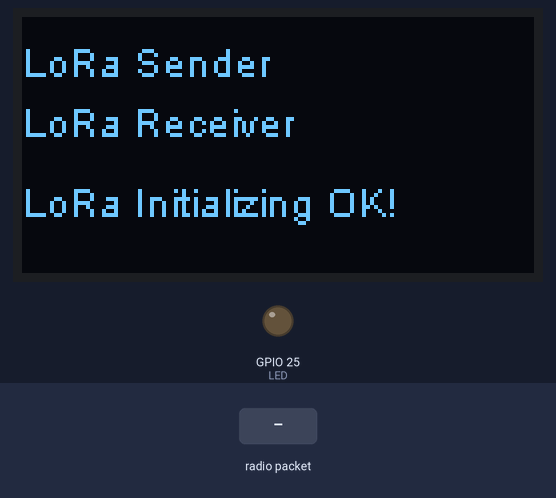
This program was run on a simulated ESP32. Parts: 128×64 one-colour display, output pins drawn as LEDs (lit = HIGH). Inputs (shaded band) come from the test bench. No radio packets arrive unless stated; what the program prints to the serial monitor is not drawn.

Above: at 2.8 s.

The program:

main.cpp
```cpp
#include <SSD1306.h> // alias for `#include "SSD1306Wire.h"`

#include <SPI.h>
#include <LoRa.h>
#include <receiver.h>
#include <sender.h>

#define BTN 0
#define LED 25

SSD1306 display;

// WIFI_LoRa_32 ports
#define LORA_SCK 5
#define LORA_MISO 19
#define LORA_MOSI 27
#define LORA_CS 18
#define LORA_RST 14
#define LORA_IRQ 26

// #define BAND 429E6 // 915E6
#define BAND 433E6
#define spreadingFactor 9
// #define SignalBandwidth 62.5E3
#define SignalBandwidth 31.25E3
#define preambleLength 8
#define codingRateDenominator 8


uint32_t timer_loop = millis();
int receiver_time = 5000;
int sender_time = 5000;

//
void setup() {
  pinMode(BTN, INPUT_PULLUP);
  pinMode(LED, OUTPUT); // Send success, LED will bright 1 second

  Serial.begin(9600);
  while (! Serial); // If just the the basic function, must connect to a computer
  Serial.println();

// Initialising the UI will init the display too.
  display.init();
  display.flipScreenVertically();
  display.setFont(ArialMT_Plain_10);
  display.setTextAlignment(TEXT_ALIGN_LEFT);
  display.drawString(0, 5, F("LoRa Sender"));
  display.display();

  display.drawString(0, 20, F("LoRa Receiver"));
  display.display();

  SPI.begin(LORA_SCK, LORA_MISO, LORA_MOSI, LORA_CS);
  LoRa.setPins(LORA_CS, LORA_RST, LORA_IRQ);
  Serial.println(F("LoRa Sender"));

  if (! LoRa.begin(BAND)) {
    Serial.println(F("Starting LoRa failed!"));
    display.drawString(0, 40, F("Starting LoRa failed!"));
    display.display();
    while (1);
  }

  Serial.println(F("LoRa Initialization OK!"));
  Serial.print(F("LoRa Frequency: "));
  Serial.println(BAND);

  Serial.print(F("LoRa Spreading Factor: "));
  Serial.println(spreadingFactor);
  LoRa.setSpreadingFactor(spreadingFactor); //Spreading factor affects how far apart the radio's transmissions are,
                                            //across the available bandwidth.
                                            //Radios with different spreading factors will not receive each
                                            //other's transmissions.
                                            //This is one way you can filter out radios you want to ignore,
                                            //without making an addressing scheme.

  Serial.print(F("LoRa Signal Bandwidth: "));
  Serial.println(SignalBandwidth);
  LoRa.setSignalBandwidth(SignalBandwidth); //Change the signal bandwidth (пропускная способность) of the radio.

  LoRa.setCodingRate4(codingRateDenominator);
  LoRa.setPreambleLength(preambleLength);

  display.drawString(0, 40, F("LoRa Initializing OK!"));
  display.display();

  display.setFont(ArialMT_Plain_16);
  delay(1500);
  display.setContrast(63);
}

void loop() {


  int timer_l = timer_loop;
  while (timer_loop < timer_l+receiver_time)
  {
    Receiver receiver_instance = Receiver(1);
    receiver_instance.receiver();

    timer_loop = millis();
  };

  timer_l = timer_loop;
  while (timer_loop < timer_l+sender_time)
  {
    Sender sender_instance = Sender(1);
    sender_instance.sender();

    timer_loop = millis();
  };
}
```
